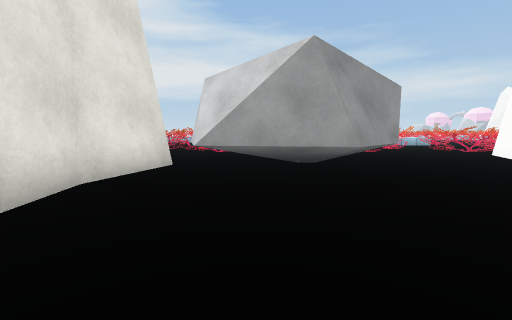
[1] (above)

21 first-person views from a walk through a scene from a Unity 3-D project. The camera is 0.68 m above the floor, tilts 6° down and sees 90° across. The floor is counted in squares, 1 m on a side. Each view is taken from the middle of a square. On the plan, view 1 faces up. The plan holds only what a view shows up to about 9 squares ahead; the rest is blank. The place goes on beyond the plan. Some surface patterns are stand-ins.

[2]
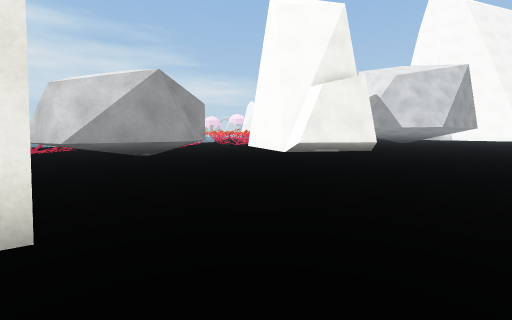

[3]
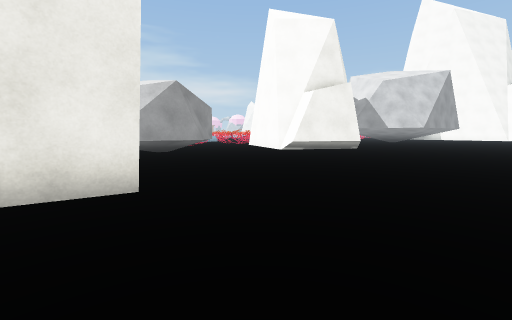

[4]
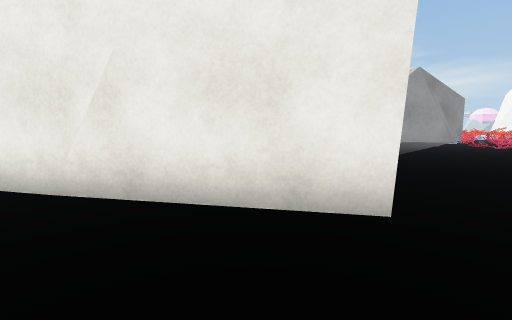

[5]
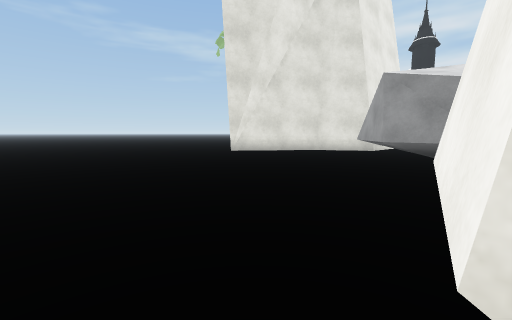

[6]
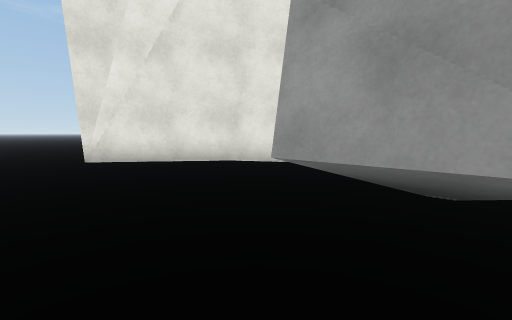

[7]
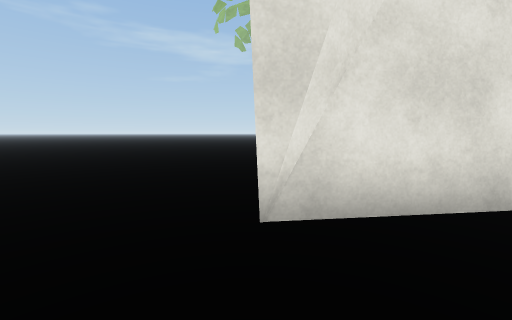

[8]
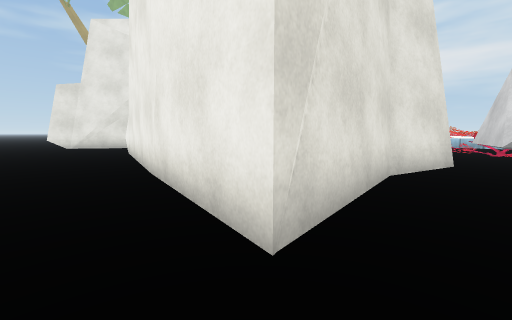

[9]
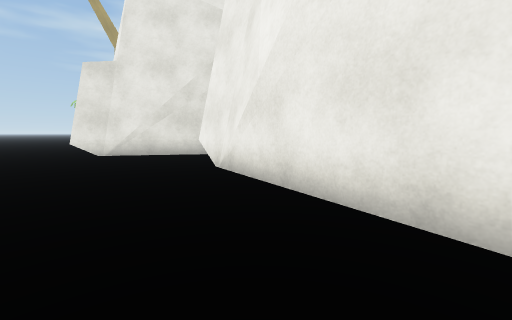

[10]
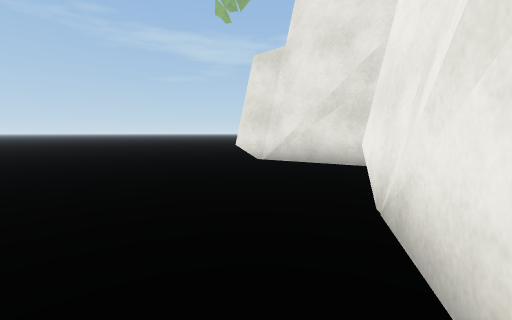

[11]
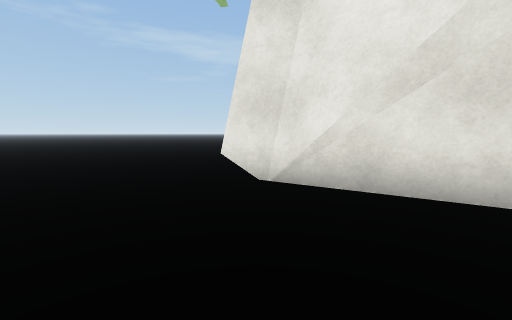

[12]
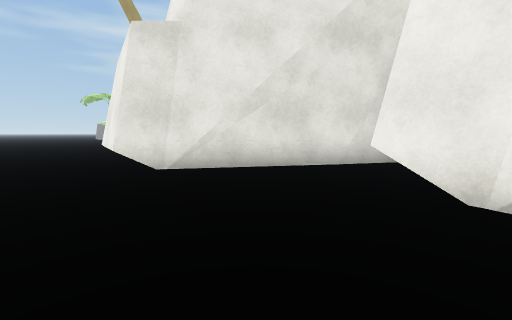

[13]
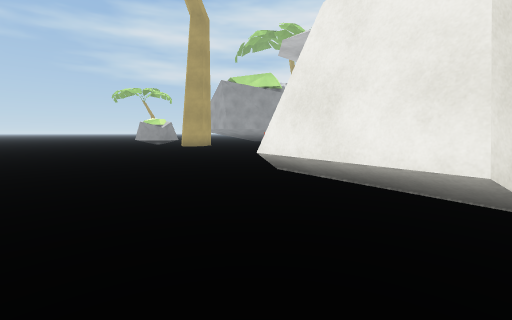

[14]
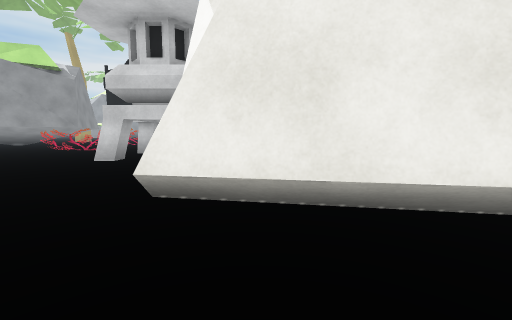

[15]
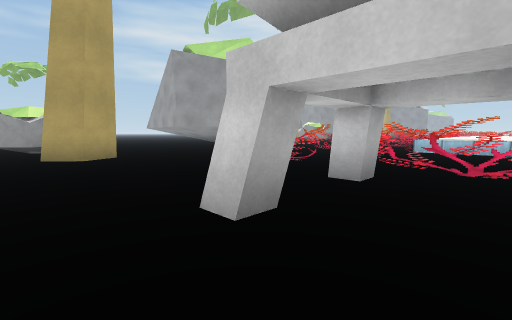

[16]
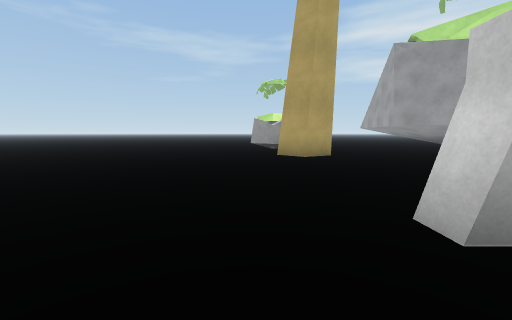

[17]
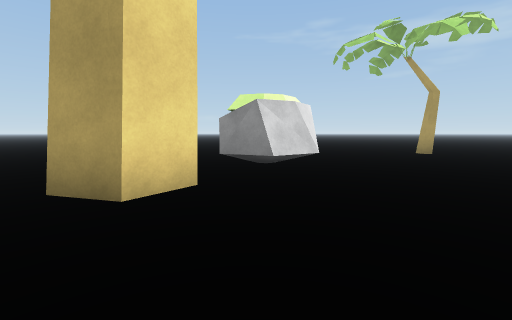

[18]
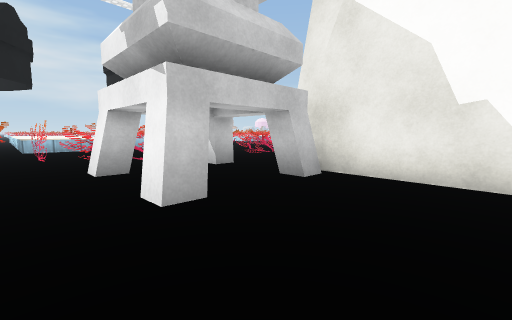

[19]
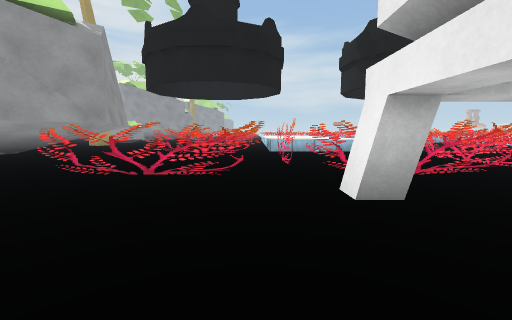

[20]
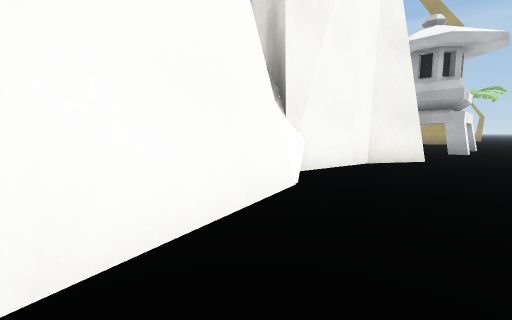

[21]
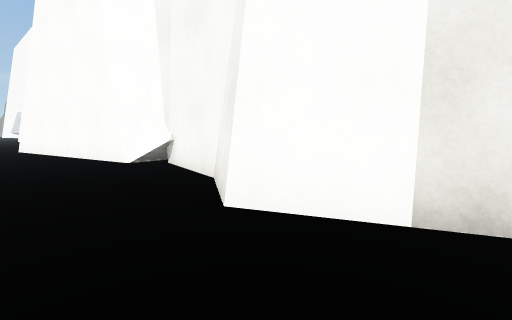

### Floor plan
Key: @ floor where view 1 was taken; # wall or solid block; . floor; ^ raised ledge; O other object.
Columns run from 37 left of view 1 to 9 right of it. Each row starts with its distance up from view 1.
 16                   ^
 15                 ^^^
 14         ## .^^^^...  ^^^^
 13        ### .^^^^^^^ ^ ^^
 12         ###.   ^^   ^
 11          #..   ^^   ^
 10          ...   ^^   ^
  9 ......   ...#^^^^^^^.^^^  ^^^.^^^ ^^^    ^^^^^
  8 ......   .......O.OO....  ....###  ..   .....#
  7  O.....  ........  ..###..#####      O  ....##
  6   ....O# OO.....O.O### ####        #OOOOO...
  5    .. OOOOO.. .... #    ##         #OOOO...
  4        O.....  ....#   ##.        ##..O...
  3       .. ....  ....#   #..##      #........##
  2       .. ..........#  ##...####   ##........#
  1          ..........####.......######..........
  0          .......................  ##.@........
 -1          ....................... ..............
 -2          ................   ...................
 -3          ...     ........   ....... ...........
 -4          ..      ........   ......  .....
 -5                  .......    .....   ....
 -6                  ......     ....    ...
 -7                  .. ..      ...     ..

Positions as (right, up) in squares from view 1, and headings:
1: (0, 0), facing up
2: (-2, -2), facing up-right
3: (-3, -3), facing up-right
4: (-3, -2), facing up
5: (8, 1), facing left
6: (4, 4), facing left
7: (0, 0), facing left
8: (-1, -1), facing up-left
9: (-6, -1), facing up-left
10: (-8, 1), facing left
11: (-11, 1), facing left
12: (-10, -1), facing up-left
13: (-15, -2), facing up-left
14: (-17, -1), facing up
15: (-19, 4), facing up-left
16: (-19, 4), facing left
17: (-26, 9), facing down-left
18: (-22, 3), facing up-right
19: (-22, 5), facing up
20: (-8, 9), facing down-left
21: (-17, 9), facing down-right
